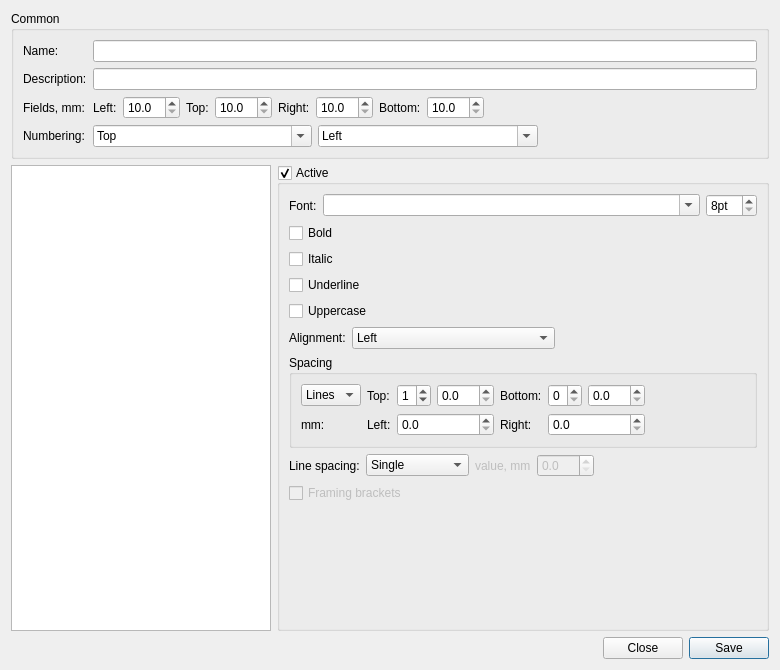
<?xml version="1.0" encoding="UTF-8"?>
<ui version="4.0">
 <class>TemplateDialog</class>
 <widget class="QDialog" name="TemplateDialog">
  <property name="geometry">
   <rect>
    <x>0</x>
    <y>0</y>
    <width>780</width>
    <height>670</height>
   </rect>
  </property>
  <property name="windowTitle">
   <string>Edit Scenario Template</string>
  </property>
  <layout class="QGridLayout" name="gridLayout_3">
   <item row="0" column="0" colspan="2">
    <widget class="QGroupBox" name="groupBox">
     <property name="title">
      <string>Common</string>
     </property>
     <layout class="QGridLayout" name="gridLayout_2">
      <item row="0" column="0">
       <widget class="QLabel" name="label_4">
        <property name="text">
         <string>Name:</string>
        </property>
       </widget>
      </item>
      <item row="0" column="1">
       <widget class="QLineEdit" name="name"/>
      </item>
      <item row="1" column="0">
       <widget class="QLabel" name="label_8">
        <property name="text">
         <string>Description:</string>
        </property>
       </widget>
      </item>
      <item row="1" column="1">
       <widget class="QLineEdit" name="description"/>
      </item>
      <item row="2" column="0">
       <widget class="QLabel" name="label_9">
        <property name="text">
         <string>Fields, mm:</string>
        </property>
       </widget>
      </item>
      <item row="2" column="1">
       <layout class="QHBoxLayout" name="horizontalLayout_6">
        <item>
         <widget class="QLabel" name="label_12">
          <property name="text">
           <string>Left:</string>
          </property>
         </widget>
        </item>
        <item>
         <widget class="QDoubleSpinBox" name="leftField">
          <property name="decimals">
           <number>1</number>
          </property>
          <property name="minimum">
           <double>10.000000000000000</double>
          </property>
          <property name="maximum">
           <double>100.000000000000000</double>
          </property>
         </widget>
        </item>
        <item>
         <widget class="QLabel" name="label_11">
          <property name="text">
           <string>Top:</string>
          </property>
         </widget>
        </item>
        <item>
         <widget class="QDoubleSpinBox" name="topField">
          <property name="decimals">
           <number>1</number>
          </property>
          <property name="minimum">
           <double>10.000000000000000</double>
          </property>
          <property name="maximum">
           <double>100.000000000000000</double>
          </property>
         </widget>
        </item>
        <item>
         <widget class="QLabel" name="label_10">
          <property name="text">
           <string>Right:</string>
          </property>
         </widget>
        </item>
        <item>
         <widget class="QDoubleSpinBox" name="rightField">
          <property name="decimals">
           <number>1</number>
          </property>
          <property name="minimum">
           <double>10.000000000000000</double>
          </property>
          <property name="maximum">
           <double>100.000000000000000</double>
          </property>
         </widget>
        </item>
        <item>
         <widget class="QLabel" name="label_13">
          <property name="text">
           <string>Bottom:</string>
          </property>
         </widget>
        </item>
        <item>
         <widget class="QDoubleSpinBox" name="bottomField">
          <property name="decimals">
           <number>1</number>
          </property>
          <property name="minimum">
           <double>10.000000000000000</double>
          </property>
          <property name="maximum">
           <double>100.000000000000000</double>
          </property>
         </widget>
        </item>
        <item>
         <spacer name="horizontalSpacer_5">
          <property name="orientation">
           <enum>Qt::Horizontal</enum>
          </property>
          <property name="sizeHint" stdset="0">
           <size>
            <width>40</width>
            <height>20</height>
           </size>
          </property>
         </spacer>
        </item>
       </layout>
      </item>
      <item row="3" column="0">
       <widget class="QLabel" name="label_14">
        <property name="text">
         <string>Numbering:</string>
        </property>
       </widget>
      </item>
      <item row="3" column="1">
       <layout class="QHBoxLayout" name="horizontalLayout_5">
        <item>
         <widget class="QComboBox" name="numberingVerticalAlignment">
          <property name="sizePolicy">
           <sizepolicy hsizetype="Expanding" vsizetype="Fixed">
            <horstretch>0</horstretch>
            <verstretch>0</verstretch>
           </sizepolicy>
          </property>
          <property name="editable">
           <bool>true</bool>
          </property>
          <item>
           <property name="text">
            <string>Top</string>
           </property>
          </item>
          <item>
           <property name="text">
            <string>Bottom</string>
           </property>
          </item>
         </widget>
        </item>
        <item>
         <widget class="QComboBox" name="numberingHorizontalAlignment">
          <property name="sizePolicy">
           <sizepolicy hsizetype="Expanding" vsizetype="Fixed">
            <horstretch>0</horstretch>
            <verstretch>0</verstretch>
           </sizepolicy>
          </property>
          <property name="editable">
           <bool>true</bool>
          </property>
          <item>
           <property name="text">
            <string>Left</string>
           </property>
          </item>
          <item>
           <property name="text">
            <string>Center</string>
           </property>
          </item>
          <item>
           <property name="text">
            <string>Right</string>
           </property>
          </item>
         </widget>
        </item>
        <item>
         <spacer name="horizontalSpacer_2">
          <property name="orientation">
           <enum>Qt::Horizontal</enum>
          </property>
          <property name="sizeHint" stdset="0">
           <size>
            <width>40</width>
            <height>20</height>
           </size>
          </property>
         </spacer>
        </item>
       </layout>
      </item>
     </layout>
    </widget>
   </item>
   <item row="2" column="0" colspan="2">
    <layout class="QHBoxLayout" name="horizontalLayout">
     <item>
      <spacer name="horizontalSpacer">
       <property name="orientation">
        <enum>Qt::Horizontal</enum>
       </property>
       <property name="sizeHint" stdset="0">
        <size>
         <width>40</width>
         <height>20</height>
        </size>
       </property>
      </spacer>
     </item>
     <item>
      <widget class="QPushButton" name="close">
       <property name="text">
        <string>Close</string>
       </property>
      </widget>
     </item>
     <item>
      <widget class="QPushButton" name="save">
       <property name="text">
        <string>Save</string>
       </property>
       <property name="default">
        <bool>true</bool>
       </property>
      </widget>
     </item>
    </layout>
   </item>
   <item row="1" column="1">
    <widget class="QGroupBox" name="isActive">
     <property name="sizePolicy">
      <sizepolicy hsizetype="Expanding" vsizetype="Preferred">
       <horstretch>0</horstretch>
       <verstretch>0</verstretch>
      </sizepolicy>
     </property>
     <property name="title">
      <string>Active</string>
     </property>
     <property name="checkable">
      <bool>true</bool>
     </property>
     <layout class="QGridLayout" name="gridLayout">
      <item row="1" column="0">
       <widget class="QCheckBox" name="bold">
        <property name="text">
         <string>Bold</string>
        </property>
       </widget>
      </item>
      <item row="8" column="0" colspan="2">
       <layout class="QHBoxLayout" name="horizontalLayout_4">
        <item>
         <widget class="QLabel" name="label_16">
          <property name="text">
           <string>Line spacing:</string>
          </property>
         </widget>
        </item>
        <item>
         <widget class="QComboBox" name="lineSpacing">
          <item>
           <property name="text">
            <string>Single</string>
           </property>
          </item>
          <item>
           <property name="text">
            <string>One and Half</string>
           </property>
          </item>
          <item>
           <property name="text">
            <string>Double</string>
           </property>
          </item>
          <item>
           <property name="text">
            <string>Fixed</string>
           </property>
          </item>
         </widget>
        </item>
        <item>
         <widget class="QLabel" name="lineSpacingValueLabel">
          <property name="enabled">
           <bool>false</bool>
          </property>
          <property name="text">
           <string>value, mm</string>
          </property>
         </widget>
        </item>
        <item>
         <widget class="QDoubleSpinBox" name="lineSpacingValue">
          <property name="enabled">
           <bool>false</bool>
          </property>
          <property name="decimals">
           <number>1</number>
          </property>
          <property name="maximum">
           <double>100.000000000000000</double>
          </property>
         </widget>
        </item>
        <item>
         <spacer name="horizontalSpacer_6">
          <property name="orientation">
           <enum>Qt::Horizontal</enum>
          </property>
          <property name="sizeHint" stdset="0">
           <size>
            <width>40</width>
            <height>20</height>
           </size>
          </property>
         </spacer>
        </item>
       </layout>
      </item>
      <item row="3" column="0">
       <widget class="QCheckBox" name="underline">
        <property name="text">
         <string>Underline</string>
        </property>
       </widget>
      </item>
      <item row="6" column="0" rowspan="2" colspan="2">
       <widget class="QGroupBox" name="groupBox_2">
        <property name="title">
         <string>Spacing</string>
        </property>
        <layout class="QGridLayout" name="gridLayout_4">
         <item row="0" column="0">
          <widget class="QComboBox" name="spacingType">
           <item>
            <property name="text">
             <string>Lines</string>
            </property>
           </item>
           <item>
            <property name="text">
             <string>mm</string>
            </property>
           </item>
          </widget>
         </item>
         <item row="0" column="1">
          <widget class="QLabel" name="label_17">
           <property name="text">
            <string>Top:</string>
           </property>
          </widget>
         </item>
         <item row="0" column="2">
          <layout class="QHBoxLayout" name="horizontalLayout_7">
           <item>
            <widget class="QSpinBox" name="topSpace">
             <property name="maximum">
              <number>3</number>
             </property>
             <property name="value">
              <number>1</number>
             </property>
            </widget>
           </item>
           <item>
            <widget class="QDoubleSpinBox" name="topIndent">
             <property name="decimals">
              <number>1</number>
             </property>
             <property name="maximum">
              <double>100.000000000000000</double>
             </property>
            </widget>
           </item>
          </layout>
         </item>
         <item row="0" column="3">
          <widget class="QLabel" name="label_18">
           <property name="text">
            <string>Bottom:</string>
           </property>
          </widget>
         </item>
         <item row="0" column="4">
          <layout class="QHBoxLayout" name="horizontalLayout_8">
           <item>
            <widget class="QSpinBox" name="bottomSpace">
             <property name="maximum">
              <number>3</number>
             </property>
             <property name="value">
              <number>0</number>
             </property>
            </widget>
           </item>
           <item>
            <widget class="QDoubleSpinBox" name="bottomIndent">
             <property name="decimals">
              <number>1</number>
             </property>
             <property name="maximum">
              <double>100.000000000000000</double>
             </property>
            </widget>
           </item>
          </layout>
         </item>
         <item row="0" column="5">
          <spacer name="horizontalSpacer_4">
           <property name="orientation">
            <enum>Qt::Horizontal</enum>
           </property>
           <property name="sizeHint" stdset="0">
            <size>
             <width>12</width>
             <height>20</height>
            </size>
           </property>
          </spacer>
         </item>
         <item row="1" column="0">
          <widget class="QLabel" name="label_15">
           <property name="text">
            <string>mm:</string>
           </property>
          </widget>
         </item>
         <item row="1" column="1">
          <widget class="QLabel" name="label_6">
           <property name="text">
            <string>Left:</string>
           </property>
          </widget>
         </item>
         <item row="1" column="2">
          <widget class="QDoubleSpinBox" name="leftIndent">
           <property name="decimals">
            <number>1</number>
           </property>
           <property name="maximum">
            <double>100.000000000000000</double>
           </property>
          </widget>
         </item>
         <item row="1" column="3">
          <widget class="QLabel" name="label_7">
           <property name="text">
            <string>Right:</string>
           </property>
          </widget>
         </item>
         <item row="1" column="4">
          <widget class="QDoubleSpinBox" name="rightIndent">
           <property name="decimals">
            <number>1</number>
           </property>
           <property name="maximum">
            <double>100.000000000000000</double>
           </property>
          </widget>
         </item>
        </layout>
       </widget>
      </item>
      <item row="0" column="0" colspan="2">
       <layout class="QHBoxLayout" name="horizontalLayout_2">
        <item>
         <widget class="QLabel" name="label">
          <property name="text">
           <string>Font:</string>
          </property>
         </widget>
        </item>
        <item>
         <widget class="QComboBox" name="fontFamily">
          <property name="sizePolicy">
           <sizepolicy hsizetype="Expanding" vsizetype="Fixed">
            <horstretch>0</horstretch>
            <verstretch>0</verstretch>
           </sizepolicy>
          </property>
          <property name="editable">
           <bool>true</bool>
          </property>
         </widget>
        </item>
        <item>
         <widget class="QSpinBox" name="fontSize">
          <property name="suffix">
           <string>pt</string>
          </property>
          <property name="minimum">
           <number>8</number>
          </property>
          <property name="maximum">
           <number>36</number>
          </property>
         </widget>
        </item>
       </layout>
      </item>
      <item row="5" column="0" colspan="2">
       <layout class="QHBoxLayout" name="horizontalLayout_3">
        <item>
         <widget class="QLabel" name="label_2">
          <property name="text">
           <string>Alignment:</string>
          </property>
         </widget>
        </item>
        <item>
         <widget class="QComboBox" name="alignment">
          <property name="sizePolicy">
           <sizepolicy hsizetype="Expanding" vsizetype="Fixed">
            <horstretch>0</horstretch>
            <verstretch>0</verstretch>
           </sizepolicy>
          </property>
          <item>
           <property name="text">
            <string>Left</string>
           </property>
          </item>
          <item>
           <property name="text">
            <string>Center</string>
           </property>
          </item>
          <item>
           <property name="text">
            <string>Right</string>
           </property>
          </item>
          <item>
           <property name="text">
            <string>Justify</string>
           </property>
          </item>
         </widget>
        </item>
        <item>
         <spacer name="horizontalSpacer_3">
          <property name="orientation">
           <enum>Qt::Horizontal</enum>
          </property>
          <property name="sizeHint" stdset="0">
           <size>
            <width>40</width>
            <height>20</height>
           </size>
          </property>
         </spacer>
        </item>
       </layout>
      </item>
      <item row="10" column="1">
       <spacer name="verticalSpacer">
        <property name="orientation">
         <enum>Qt::Vertical</enum>
        </property>
        <property name="sizeHint" stdset="0">
         <size>
          <width>20</width>
          <height>10</height>
         </size>
        </property>
       </spacer>
      </item>
      <item row="4" column="0">
       <widget class="QCheckBox" name="uppercase">
        <property name="text">
         <string>Uppercase</string>
        </property>
       </widget>
      </item>
      <item row="2" column="0">
       <widget class="QCheckBox" name="italic">
        <property name="text">
         <string>Italic</string>
        </property>
       </widget>
      </item>
      <item row="9" column="0" colspan="2">
       <widget class="QCheckBox" name="framingBrackets">
        <property name="enabled">
         <bool>false</bool>
        </property>
        <property name="text">
         <string>Framing brackets</string>
        </property>
       </widget>
      </item>
     </layout>
    </widget>
   </item>
   <item row="1" column="0">
    <widget class="QListWidget" name="blockStyles">
     <property name="sizePolicy">
      <sizepolicy hsizetype="Preferred" vsizetype="Expanding">
       <horstretch>0</horstretch>
       <verstretch>0</verstretch>
      </sizepolicy>
     </property>
     <property name="minimumSize">
      <size>
       <width>260</width>
       <height>0</height>
      </size>
     </property>
     <property name="styleSheet">
      <string notr="true">QListView::item {
    height: 24px;
}</string>
     </property>
     <property name="alternatingRowColors">
      <bool>true</bool>
     </property>
     <property name="verticalScrollMode">
      <enum>QAbstractItemView::ScrollPerPixel</enum>
     </property>
     <property name="resizeMode">
      <enum>QListView::Adjust</enum>
     </property>
    </widget>
   </item>
  </layout>
 </widget>
 <tabstops>
  <tabstop>name</tabstop>
  <tabstop>description</tabstop>
  <tabstop>leftField</tabstop>
  <tabstop>topField</tabstop>
  <tabstop>rightField</tabstop>
  <tabstop>bottomField</tabstop>
  <tabstop>numberingVerticalAlignment</tabstop>
  <tabstop>numberingHorizontalAlignment</tabstop>
  <tabstop>blockStyles</tabstop>
  <tabstop>isActive</tabstop>
  <tabstop>fontFamily</tabstop>
  <tabstop>fontSize</tabstop>
  <tabstop>bold</tabstop>
  <tabstop>italic</tabstop>
  <tabstop>underline</tabstop>
  <tabstop>uppercase</tabstop>
  <tabstop>alignment</tabstop>
  <tabstop>spacingType</tabstop>
  <tabstop>topSpace</tabstop>
  <tabstop>topIndent</tabstop>
  <tabstop>bottomSpace</tabstop>
  <tabstop>bottomIndent</tabstop>
  <tabstop>leftIndent</tabstop>
  <tabstop>rightIndent</tabstop>
  <tabstop>lineSpacing</tabstop>
  <tabstop>lineSpacingValue</tabstop>
  <tabstop>framingBrackets</tabstop>
  <tabstop>close</tabstop>
  <tabstop>save</tabstop>
 </tabstops>
 <resources/>
 <connections/>
</ui>
